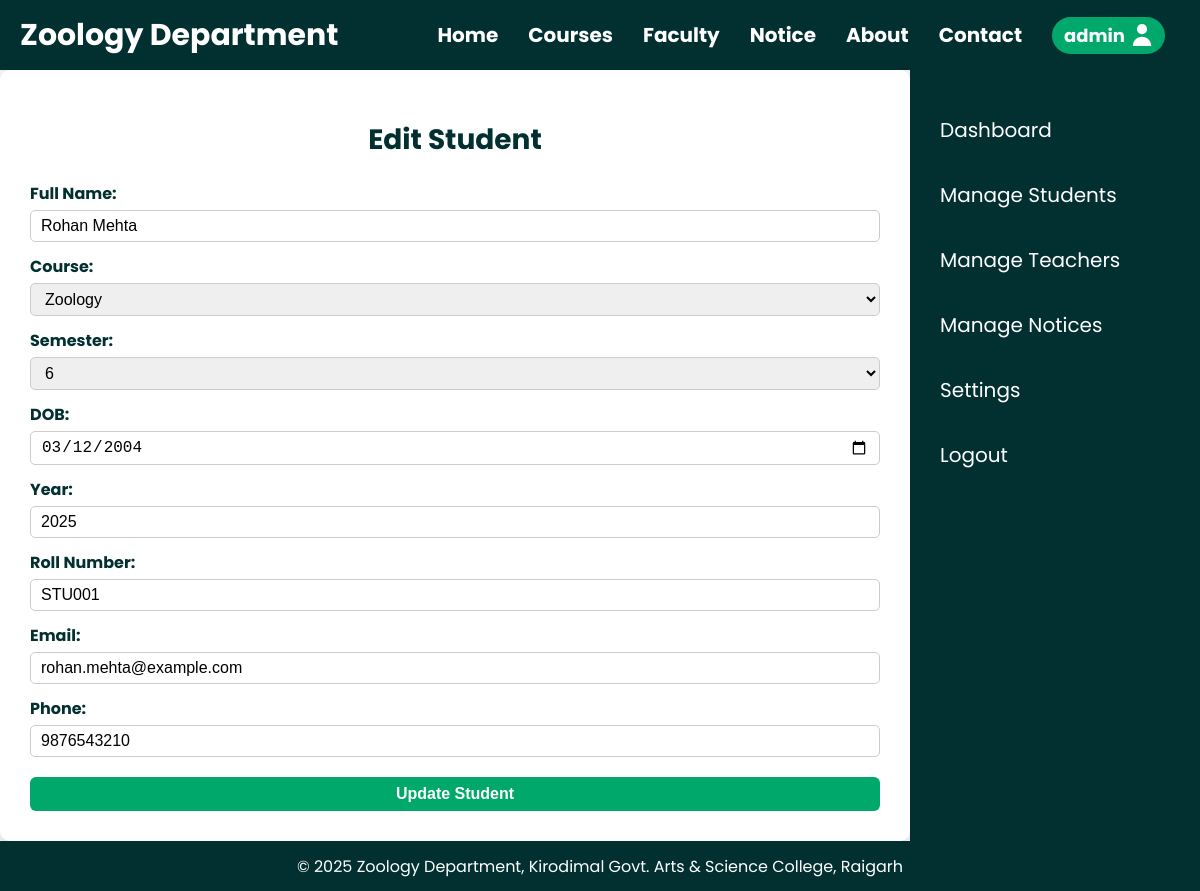
The page /edit_student.php?id=77 (signed in) on the database its author committed.
### tables this page shows
CREATE TABLE IF NOT EXISTS `students` (
  `user_id` int NOT NULL AUTO_INCREMENT,
  `full_name` varchar(100) NOT NULL,
  `course` varchar(50) DEFAULT NULL,
  `semester` varchar(10) DEFAULT NULL,
  `year` varchar(10) DEFAULT NULL,
  `roll_number` varchar(20) DEFAULT NULL,
  `phone_number` varchar(20) DEFAULT NULL,
  `dob` date DEFAULT NULL,
  `email` varchar(50) DEFAULT NULL,
  PRIMARY KEY (`user_id`)
);

### edit_student.php (the view, shortened to what this page needs)
<?php
include 'database/database.php';
$student_id = $_GET['id'];
$result = mysqli_query($conn, "SELECT * FROM students WHERE user_id='$student_id'");
$student = mysqli_fetch_assoc($result);
include 'header.php';
?>
<main class="admin-dashboard-container">
    <?php include 'admin_sidebar.php'; ?>
    <div class="admin-content">
        <h1 class="admintitle">Edit Student</h1>
        <form action="edit_student_process.php" method="post" class="manual-form">
            <label>Full Name:</label>
            <input type="text" name="full_name" value="<?php echo $student['full_name']; ?>" required>
            <label for="course">Course:</label>
            <select name="course" required>
                <option value="Zoology" <?php if($student['course']=='Zoology') echo 'selected'; ?>>Zoology</option>
            </select>
            <label for="semester">Semester:</label>
            <select name="semester" required>
                <?php for($i=1;$i<=6;$i++): ?>
                    <option value="<?php echo $i; ?>" <?php if($student['semester']==$i) echo 'selected'; ?>><?php echo $i; ?></option>
                <?php endfor; ?>
            </select>
            <label for="dob">DOB:</label>
            <input type="date" name="dob" value="<?php echo $student['dob']; ?>" required>
            <label>Year:</label>
            <input type="text" name="year" value="<?php echo $student['year']; ?>">
            <label>Roll Number:</label>
            <input type="text" name="roll_number" value="<?php echo $student['roll_number']; ?>">
            <label>Email:</label>
            <input type="email" name="email" value="<?php echo $student['email']; ?>">
            <label>Phone:</label>
            <input type="text" name="phone_number" value="<?php echo $student['phone_number']; ?>">
            <input type="submit" name="update_student" value="Update Student">
        </form>
    </div>
</main>
<?php include 'footer.php'; ?>

### style.css (style rules this page uses)
html, body { margin: 0; padding: 0; height: 100%; display: flex; flex-direction: column; font-family: 'Poppins', sans-serif; }
main { flex: 1 0 auto; }
.admintitle { font-size: 28px; color: #023031; text-align: center; }
.admin-dashboard-container { display: flex; flex: 1 0 auto; font-family: 'Poppins', sans-serif; background-color: #f4f4f4; }
.admin-content { flex: 1; padding: 40px; background-color: #f4f4f4; }
.add-student-container, .admin-content { max-width: auto; margin: 0 auto; padding: 30px; background-color: white; box-shadow: 0 4px 15px rgba(0,0,0,0.1); border-radius: 10px; }
.manual-form { margin-top: 20px; }
.manual-form label { display: block; margin-top: 12px; font-weight: bold; color: #023031; }
.manual-form input, .manual-form select { width: 100%; padding: 6px 10px; margin-top: 4px; border-radius: 5px; border: 1px solid #ccc; box-sizing: border-box; font-size: 16px; }
.manual-form input[type="submit"] { margin-top: 20px; background-color: #00A86B; color: white; border: none; padding: 8px 16px; font-weight: bold; border-radius: 6px; cursor: pointer; transition: background-color 0.3s; }

### rows shown on the page
students: full_name "Rohan Mehta", semester "6", dob "03/12/2004", year "2025", roll_number "STU001", email "rohan.mehta@example.com", phone_number "9876543210"

### other values the page prints
$username "admin"
